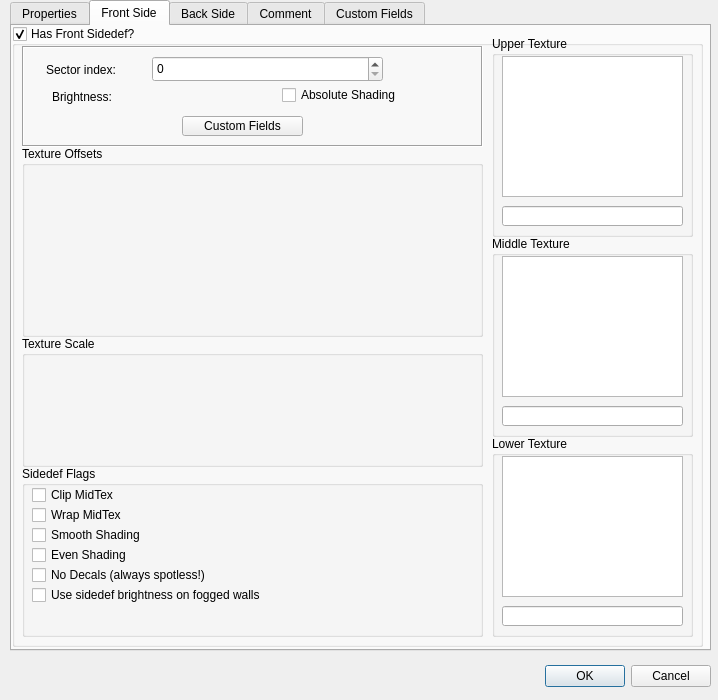
<?xml version="1.0" encoding="UTF-8"?>
<ui version="4.0">
 <class>g4_qtlinedefedit</class>
 <widget class="QDialog" name="g4_qtlinedefedit">
  <property name="geometry">
   <rect>
    <x>0</x>
    <y>0</y>
    <width>718</width>
    <height>700</height>
   </rect>
  </property>
  <property name="windowTitle">
   <string>Dialog</string>
  </property>
  <widget class="QDialogButtonBox" name="buttonBox">
   <property name="geometry">
    <rect>
     <x>370</x>
     <y>660</y>
     <width>341</width>
     <height>32</height>
    </rect>
   </property>
   <property name="orientation">
    <enum>Qt::Horizontal</enum>
   </property>
   <property name="standardButtons">
    <set>QDialogButtonBox::Cancel|QDialogButtonBox::Ok</set>
   </property>
  </widget>
  <widget class="QTabWidget" name="tabWidget">
   <property name="geometry">
    <rect>
     <x>10</x>
     <y>0</y>
     <width>701</width>
     <height>651</height>
    </rect>
   </property>
   <property name="currentIndex">
    <number>1</number>
   </property>
   <widget class="QWidget" name="linedef_props">
    <attribute name="title">
     <string>Properties</string>
    </attribute>
    <widget class="QGroupBox" name="groupBox">
     <property name="geometry">
      <rect>
       <x>0</x>
       <y>0</y>
       <width>691</width>
       <height>191</height>
      </rect>
     </property>
     <property name="title">
      <string>Linedef Flags</string>
     </property>
     <widget class="QCheckBox" name="checkBox">
      <property name="geometry">
       <rect>
        <x>10</x>
        <y>20</y>
        <width>211</width>
        <height>18</height>
       </rect>
      </property>
      <property name="text">
       <string>Double Sided</string>
      </property>
     </widget>
     <widget class="QCheckBox" name="checkBox_2">
      <property name="geometry">
       <rect>
        <x>10</x>
        <y>40</y>
        <width>211</width>
        <height>18</height>
       </rect>
      </property>
      <property name="text">
       <string>Upper Unpegged</string>
      </property>
     </widget>
     <widget class="QCheckBox" name="checkBox_3">
      <property name="geometry">
       <rect>
        <x>10</x>
        <y>60</y>
        <width>211</width>
        <height>18</height>
       </rect>
      </property>
      <property name="text">
       <string>Lower Unpegged</string>
      </property>
     </widget>
     <widget class="QCheckBox" name="checkBox_4">
      <property name="geometry">
       <rect>
        <x>10</x>
        <y>100</y>
        <width>211</width>
        <height>18</height>
       </rect>
      </property>
      <property name="text">
       <string>Block EVERYTHING</string>
      </property>
     </widget>
     <widget class="QCheckBox" name="checkBox_5">
      <property name="geometry">
       <rect>
        <x>10</x>
        <y>120</y>
        <width>211</width>
        <height>18</height>
       </rect>
      </property>
      <property name="text">
       <string>Block players</string>
      </property>
     </widget>
     <widget class="QCheckBox" name="checkBox_6">
      <property name="geometry">
       <rect>
        <x>10</x>
        <y>140</y>
        <width>211</width>
        <height>18</height>
       </rect>
      </property>
      <property name="text">
       <string>Block monsters</string>
      </property>
     </widget>
     <widget class="QCheckBox" name="checkBox_7">
      <property name="geometry">
       <rect>
        <x>10</x>
        <y>160</y>
        <width>211</width>
        <height>18</height>
       </rect>
      </property>
      <property name="text">
       <string>Block floaters</string>
      </property>
     </widget>
     <widget class="QCheckBox" name="checkBox_8">
      <property name="geometry">
       <rect>
        <x>10</x>
        <y>80</y>
        <width>211</width>
        <height>18</height>
       </rect>
      </property>
      <property name="text">
       <string>Impassable (vanilla DOOM)</string>
      </property>
     </widget>
     <widget class="QCheckBox" name="checkBox_9">
      <property name="geometry">
       <rect>
        <x>230</x>
        <y>20</y>
        <width>211</width>
        <height>18</height>
       </rect>
      </property>
      <property name="text">
       <string>Block projectiles</string>
      </property>
     </widget>
     <widget class="QCheckBox" name="checkBox_10">
      <property name="geometry">
       <rect>
        <x>230</x>
        <y>40</y>
        <width>211</width>
        <height>18</height>
       </rect>
      </property>
      <property name="text">
       <string>Block hitscan rays</string>
      </property>
     </widget>
     <widget class="QCheckBox" name="checkBox_11">
      <property name="geometry">
       <rect>
        <x>230</x>
        <y>60</y>
        <width>211</width>
        <height>18</height>
       </rect>
      </property>
      <property name="text">
       <string>Block use actions</string>
      </property>
     </widget>
     <widget class="QCheckBox" name="checkBox_12">
      <property name="geometry">
       <rect>
        <x>230</x>
        <y>80</y>
        <width>211</width>
        <height>18</height>
       </rect>
      </property>
      <property name="text">
       <string>Obscure monster LoS</string>
      </property>
     </widget>
     <widget class="QCheckBox" name="checkBox_13">
      <property name="geometry">
       <rect>
        <x>230</x>
        <y>100</y>
        <width>211</width>
        <height>18</height>
       </rect>
      </property>
      <property name="text">
       <string>Jump-over railing</string>
      </property>
     </widget>
     <widget class="QCheckBox" name="checkBox_14">
      <property name="geometry">
       <rect>
        <x>230</x>
        <y>120</y>
        <width>211</width>
        <height>18</height>
       </rect>
      </property>
      <property name="text">
       <string>Clip MidTex</string>
      </property>
     </widget>
     <widget class="QCheckBox" name="checkBox_15">
      <property name="geometry">
       <rect>
        <x>230</x>
        <y>140</y>
        <width>211</width>
        <height>18</height>
       </rect>
      </property>
      <property name="text">
       <string>Wrap MidTex</string>
      </property>
     </widget>
     <widget class="QCheckBox" name="checkBox_16">
      <property name="geometry">
       <rect>
        <x>230</x>
        <y>160</y>
        <width>211</width>
        <height>18</height>
       </rect>
      </property>
      <property name="text">
       <string>Walkable MidTex</string>
      </property>
     </widget>
     <widget class="QCheckBox" name="checkBox_17">
      <property name="geometry">
       <rect>
        <x>450</x>
        <y>20</y>
        <width>211</width>
        <height>18</height>
       </rect>
      </property>
      <property name="text">
       <string>Initially shown on automap</string>
      </property>
     </widget>
     <widget class="QCheckBox" name="checkBox_18">
      <property name="geometry">
       <rect>
        <x>450</x>
        <y>40</y>
        <width>211</width>
        <height>18</height>
       </rect>
      </property>
      <property name="text">
       <string>Show as single-sided on map</string>
      </property>
     </widget>
     <widget class="QCheckBox" name="checkBox_19">
      <property name="geometry">
       <rect>
        <x>450</x>
        <y>60</y>
        <width>211</width>
        <height>18</height>
       </rect>
      </property>
      <property name="text">
       <string>Invisible on automap</string>
      </property>
     </widget>
     <widget class="QCheckBox" name="checkBox_20">
      <property name="geometry">
       <rect>
        <x>450</x>
        <y>80</y>
        <width>211</width>
        <height>18</height>
       </rect>
      </property>
      <property name="text">
       <string>Quarter opacity</string>
      </property>
     </widget>
     <widget class="QCheckBox" name="checkBox_21">
      <property name="geometry">
       <rect>
        <x>450</x>
        <y>100</y>
        <width>211</width>
        <height>18</height>
       </rect>
      </property>
      <property name="text">
       <string>Translucent (deprecated)</string>
      </property>
     </widget>
     <widget class="QCheckBox" name="checkBox_22">
      <property name="geometry">
       <rect>
        <x>450</x>
        <y>120</y>
        <width>211</width>
        <height>18</height>
       </rect>
      </property>
      <property name="text">
       <string>Monster activates</string>
      </property>
     </widget>
     <widget class="QCheckBox" name="checkBox_23">
      <property name="geometry">
       <rect>
        <x>450</x>
        <y>140</y>
        <width>211</width>
        <height>18</height>
       </rect>
      </property>
      <property name="text">
       <string>Sound zone boundary</string>
      </property>
     </widget>
    </widget>
    <widget class="QGroupBox" name="groupBox_2">
     <property name="geometry">
      <rect>
       <x>0</x>
       <y>190</y>
       <width>691</width>
       <height>51</height>
      </rect>
     </property>
     <property name="title">
      <string>Settings</string>
     </property>
     <widget class="QComboBox" name="comboBox">
      <property name="geometry">
       <rect>
        <x>120</x>
        <y>20</y>
        <width>111</width>
        <height>22</height>
       </rect>
      </property>
     </widget>
     <widget class="QComboBox" name="comboBox_2">
      <property name="geometry">
       <rect>
        <x>570</x>
        <y>20</y>
        <width>111</width>
        <height>22</height>
       </rect>
      </property>
      <property name="editable">
       <bool>true</bool>
      </property>
     </widget>
     <widget class="QDoubleSpinBox" name="alpha_spinner">
      <property name="geometry">
       <rect>
        <x>270</x>
        <y>20</y>
        <width>111</width>
        <height>26</height>
       </rect>
      </property>
      <property name="wrapping">
       <bool>false</bool>
      </property>
      <property name="frame">
       <bool>true</bool>
      </property>
      <property name="buttonSymbols">
       <enum>QAbstractSpinBox::UpDownArrows</enum>
      </property>
      <property name="prefix">
       <string>Opacity: </string>
      </property>
      <property name="maximum">
       <double>1.000000000000000</double>
      </property>
      <property name="stepType">
       <enum>QAbstractSpinBox::DefaultStepType</enum>
      </property>
     </widget>
     <widget class="QLabel" name="label">
      <property name="geometry">
       <rect>
        <x>14</x>
        <y>20</y>
        <width>101</width>
        <height>20</height>
       </rect>
      </property>
      <property name="text">
       <string>Render style:</string>
      </property>
     </widget>
     <widget class="QLabel" name="label_3">
      <property name="geometry">
       <rect>
        <x>440</x>
        <y>20</y>
        <width>121</width>
        <height>20</height>
       </rect>
      </property>
      <property name="frameShape">
       <enum>QFrame::NoFrame</enum>
      </property>
      <property name="frameShadow">
       <enum>QFrame::Plain</enum>
      </property>
      <property name="text">
       <string>Lock ID</string>
      </property>
     </widget>
    </widget>
    <widget class="QGroupBox" name="groupBox_3">
     <property name="geometry">
      <rect>
       <x>0</x>
       <y>370</y>
       <width>691</width>
       <height>171</height>
      </rect>
     </property>
     <property name="title">
      <string>Activation</string>
     </property>
     <widget class="QCheckBox" name="checkBox_24">
      <property name="geometry">
       <rect>
        <x>10</x>
        <y>20</y>
        <width>351</width>
        <height>18</height>
       </rect>
      </property>
      <property name="text">
       <string>Repeatable</string>
      </property>
     </widget>
     <widget class="QCheckBox" name="checkBox_25">
      <property name="geometry">
       <rect>
        <x>10</x>
        <y>40</y>
        <width>351</width>
        <height>18</height>
       </rect>
      </property>
      <property name="text">
       <string>When player uses it</string>
      </property>
     </widget>
     <widget class="QCheckBox" name="checkBox_26">
      <property name="geometry">
       <rect>
        <x>10</x>
        <y>60</y>
        <width>351</width>
        <height>18</height>
       </rect>
      </property>
      <property name="text">
       <string>When player treads on it</string>
      </property>
     </widget>
     <widget class="QCheckBox" name="checkBox_27">
      <property name="geometry">
       <rect>
        <x>10</x>
        <y>80</y>
        <width>351</width>
        <height>18</height>
       </rect>
      </property>
      <property name="text">
       <string>When player bumps on it</string>
      </property>
     </widget>
     <widget class="QCheckBox" name="checkBox_28">
      <property name="geometry">
       <rect>
        <x>10</x>
        <y>100</y>
        <width>351</width>
        <height>18</height>
       </rect>
      </property>
      <property name="text">
       <string>When monster uses it</string>
      </property>
     </widget>
     <widget class="QCheckBox" name="checkBox_29">
      <property name="geometry">
       <rect>
        <x>10</x>
        <y>120</y>
        <width>351</width>
        <height>18</height>
       </rect>
      </property>
      <property name="text">
       <string>When monster treads on it</string>
      </property>
     </widget>
     <widget class="QCheckBox" name="checkBox_30">
      <property name="geometry">
       <rect>
        <x>10</x>
        <y>140</y>
        <width>351</width>
        <height>18</height>
       </rect>
      </property>
      <property name="text">
       <string>When monster bumps on it</string>
      </property>
     </widget>
     <widget class="QCheckBox" name="checkBox_31">
      <property name="geometry">
       <rect>
        <x>370</x>
        <y>20</y>
        <width>311</width>
        <height>18</height>
       </rect>
      </property>
      <property name="text">
       <string>Any crossing non-missile activates</string>
      </property>
     </widget>
     <widget class="QCheckBox" name="checkBox_32">
      <property name="geometry">
       <rect>
        <x>370</x>
        <y>40</y>
        <width>311</width>
        <height>18</height>
       </rect>
      </property>
      <property name="text">
       <string>When missile crosses this line</string>
      </property>
     </widget>
     <widget class="QCheckBox" name="checkBox_33">
      <property name="geometry">
       <rect>
        <x>370</x>
        <y>60</y>
        <width>311</width>
        <height>18</height>
       </rect>
      </property>
      <property name="text">
       <string>On projectile impact</string>
      </property>
     </widget>
     <widget class="QCheckBox" name="checkBox_34">
      <property name="geometry">
       <rect>
        <x>370</x>
        <y>80</y>
        <width>311</width>
        <height>18</height>
       </rect>
      </property>
      <property name="text">
       <string>Switch height check</string>
      </property>
     </widget>
     <widget class="QCheckBox" name="checkBox_35">
      <property name="geometry">
       <rect>
        <x>370</x>
        <y>100</y>
        <width>311</width>
        <height>18</height>
       </rect>
      </property>
      <property name="text">
       <string>Pass use on</string>
      </property>
     </widget>
     <widget class="QCheckBox" name="checkBox_36">
      <property name="geometry">
       <rect>
        <x>370</x>
        <y>120</y>
        <width>311</width>
        <height>18</height>
       </rect>
      </property>
      <property name="text">
       <string>Front sidedef only</string>
      </property>
     </widget>
     <widget class="QCheckBox" name="checkBox_37">
      <property name="geometry">
       <rect>
        <x>370</x>
        <y>140</y>
        <width>311</width>
        <height>18</height>
       </rect>
      </property>
      <property name="text">
       <string>Usable from back sidedef</string>
      </property>
     </widget>
    </widget>
    <widget class="QGroupBox" name="groupBox_4">
     <property name="geometry">
      <rect>
       <x>0</x>
       <y>240</y>
       <width>691</width>
       <height>131</height>
      </rect>
     </property>
     <property name="title">
      <string>Action</string>
     </property>
     <widget class="QLabel" name="label_2">
      <property name="geometry">
       <rect>
        <x>10</x>
        <y>10</y>
        <width>55</width>
        <height>21</height>
       </rect>
      </property>
      <property name="text">
       <string>Special:</string>
      </property>
     </widget>
     <widget class="QLineEdit" name="lineEdit">
      <property name="geometry">
       <rect>
        <x>70</x>
        <y>10</y>
        <width>61</width>
        <height>20</height>
       </rect>
      </property>
     </widget>
     <widget class="QComboBox" name="comboBox_3">
      <property name="geometry">
       <rect>
        <x>140</x>
        <y>10</y>
        <width>421</width>
        <height>22</height>
       </rect>
      </property>
     </widget>
     <widget class="QToolButton" name="toolButton">
      <property name="geometry">
       <rect>
        <x>570</x>
        <y>10</y>
        <width>51</width>
        <height>19</height>
       </rect>
      </property>
      <property name="text">
       <string>Presets</string>
      </property>
     </widget>
     <widget class="QToolButton" name="toolButton_2">
      <property name="geometry">
       <rect>
        <x>630</x>
        <y>10</y>
        <width>51</width>
        <height>19</height>
       </rect>
      </property>
      <property name="text">
       <string>Help</string>
      </property>
     </widget>
    </widget>
    <widget class="QGroupBox" name="groupBox_5">
     <property name="geometry">
      <rect>
       <x>0</x>
       <y>540</y>
       <width>691</width>
       <height>81</height>
      </rect>
     </property>
     <property name="title">
      <string>Identification</string>
     </property>
     <widget class="QComboBox" name="tag_combobox">
      <property name="geometry">
       <rect>
        <x>80</x>
        <y>20</y>
        <width>461</width>
        <height>22</height>
       </rect>
      </property>
      <property name="editable">
       <bool>true</bool>
      </property>
     </widget>
     <widget class="QToolButton" name="new_tag_button">
      <property name="geometry">
       <rect>
        <x>550</x>
        <y>20</y>
        <width>31</width>
        <height>19</height>
       </rect>
      </property>
      <property name="text">
       <string>New</string>
      </property>
     </widget>
     <widget class="QToolButton" name="last_unused_tag_button">
      <property name="geometry">
       <rect>
        <x>590</x>
        <y>20</y>
        <width>41</width>
        <height>19</height>
       </rect>
      </property>
      <property name="text">
       <string>Unused</string>
      </property>
     </widget>
     <widget class="QToolButton" name="reset_tag_button">
      <property name="geometry">
       <rect>
        <x>640</x>
        <y>20</y>
        <width>41</width>
        <height>19</height>
       </rect>
      </property>
      <property name="text">
       <string>Reset</string>
      </property>
     </widget>
     <widget class="QToolButton" name="new_tag_button_2">
      <property name="geometry">
       <rect>
        <x>550</x>
        <y>40</y>
        <width>31</width>
        <height>19</height>
       </rect>
      </property>
      <property name="text">
       <string>Add</string>
      </property>
     </widget>
     <widget class="QToolButton" name="new_tag_button_3">
      <property name="geometry">
       <rect>
        <x>590</x>
        <y>40</y>
        <width>51</width>
        <height>19</height>
       </rect>
      </property>
      <property name="text">
       <string>Remove</string>
      </property>
     </widget>
     <widget class="QLabel" name="tag_holder_label">
      <property name="geometry">
       <rect>
        <x>10</x>
        <y>20</y>
        <width>61</width>
        <height>21</height>
       </rect>
      </property>
      <property name="text">
       <string>Tag Holder</string>
      </property>
     </widget>
    </widget>
   </widget>
   <widget class="QWidget" name="front_sidedef_props">
    <attribute name="title">
     <string>Front Side</string>
    </attribute>
    <widget class="QGroupBox" name="groupBox_6">
     <property name="geometry">
      <rect>
       <x>0</x>
       <y>0</y>
       <width>691</width>
       <height>621</height>
      </rect>
     </property>
     <property name="title">
      <string>Has Front Sidedef?</string>
     </property>
     <property name="checkable">
      <bool>true</bool>
     </property>
     <widget class="QGroupBox" name="groupBox_7">
      <property name="geometry">
       <rect>
        <x>480</x>
        <y>10</y>
        <width>201</width>
        <height>201</height>
       </rect>
      </property>
      <property name="title">
       <string>Upper Texture</string>
      </property>
      <widget class="QLineEdit" name="front_uppertex_nameholder">
       <property name="geometry">
        <rect>
         <x>10</x>
         <y>170</y>
         <width>181</width>
         <height>20</height>
        </rect>
       </property>
       <property name="contextMenuPolicy">
        <enum>Qt::DefaultContextMenu</enum>
       </property>
      </widget>
      <widget class="QGraphicsView" name="front_uppertex_view">
       <property name="geometry">
        <rect>
         <x>10</x>
         <y>20</y>
         <width>181</width>
         <height>141</height>
        </rect>
       </property>
       <property name="toolTip">
        <string>Click me to open the texture browser.</string>
       </property>
      </widget>
     </widget>
     <widget class="QGroupBox" name="groupBox_8">
      <property name="geometry">
       <rect>
        <x>480</x>
        <y>210</y>
        <width>201</width>
        <height>201</height>
       </rect>
      </property>
      <property name="title">
       <string>Middle Texture</string>
      </property>
      <widget class="QLineEdit" name="front_middletex_nameholder">
       <property name="geometry">
        <rect>
         <x>10</x>
         <y>170</y>
         <width>181</width>
         <height>20</height>
        </rect>
       </property>
       <property name="contextMenuPolicy">
        <enum>Qt::DefaultContextMenu</enum>
       </property>
      </widget>
      <widget class="QGraphicsView" name="front_midtex_view">
       <property name="geometry">
        <rect>
         <x>10</x>
         <y>20</y>
         <width>181</width>
         <height>141</height>
        </rect>
       </property>
       <property name="toolTip">
        <string>Click me to open the texture browser.</string>
       </property>
      </widget>
     </widget>
     <widget class="QGroupBox" name="groupBox_9">
      <property name="geometry">
       <rect>
        <x>480</x>
        <y>410</y>
        <width>201</width>
        <height>201</height>
       </rect>
      </property>
      <property name="title">
       <string>Lower Texture</string>
      </property>
      <widget class="QLineEdit" name="front_lowertex_nameholder">
       <property name="geometry">
        <rect>
         <x>10</x>
         <y>170</y>
         <width>181</width>
         <height>20</height>
        </rect>
       </property>
       <property name="contextMenuPolicy">
        <enum>Qt::DefaultContextMenu</enum>
       </property>
      </widget>
      <widget class="QGraphicsView" name="front_lowertex_view">
       <property name="geometry">
        <rect>
         <x>10</x>
         <y>20</y>
         <width>181</width>
         <height>141</height>
        </rect>
       </property>
       <property name="toolTip">
        <string>Click me to open the texture browser.</string>
       </property>
      </widget>
     </widget>
     <widget class="QFrame" name="frame">
      <property name="geometry">
       <rect>
        <x>10</x>
        <y>20</y>
        <width>461</width>
        <height>101</height>
       </rect>
      </property>
      <property name="frameShape">
       <enum>QFrame::Box</enum>
      </property>
      <property name="frameShadow">
       <enum>QFrame::Sunken</enum>
      </property>
      <widget class="QSpinBox" name="frontside_secidx_spinner">
       <property name="geometry">
        <rect>
         <x>130</x>
         <y>10</y>
         <width>231</width>
         <height>26</height>
        </rect>
       </property>
       <property name="maximum">
        <number>65535</number>
       </property>
      </widget>
      <widget class="QLabel" name="label_4">
       <property name="geometry">
        <rect>
         <x>24</x>
         <y>13</y>
         <width>91</width>
         <height>21</height>
        </rect>
       </property>
       <property name="text">
        <string>Sector index:</string>
       </property>
      </widget>
      <widget class="QToolButton" name="front_custom_udmf_fields">
       <property name="enabled">
        <bool>true</bool>
       </property>
       <property name="geometry">
        <rect>
         <x>160</x>
         <y>70</y>
         <width>121</width>
         <height>20</height>
        </rect>
       </property>
       <property name="text">
        <string>Custom Fields</string>
       </property>
      </widget>
      <widget class="QCheckBox" name="checkBox_38">
       <property name="geometry">
        <rect>
         <x>260</x>
         <y>40</y>
         <width>131</width>
         <height>18</height>
        </rect>
       </property>
       <property name="text">
        <string>Absolute Shading</string>
       </property>
      </widget>
      <widget class="QLabel" name="label_5">
       <property name="geometry">
        <rect>
         <x>30</x>
         <y>40</y>
         <width>91</width>
         <height>21</height>
        </rect>
       </property>
       <property name="text">
        <string>Brightness:</string>
       </property>
      </widget>
     </widget>
     <widget class="QGroupBox" name="groupBox_10">
      <property name="geometry">
       <rect>
        <x>10</x>
        <y>120</y>
        <width>461</width>
        <height>191</height>
       </rect>
      </property>
      <property name="title">
       <string>Texture Offsets</string>
      </property>
     </widget>
     <widget class="QGroupBox" name="groupBox_11">
      <property name="geometry">
       <rect>
        <x>10</x>
        <y>310</y>
        <width>461</width>
        <height>131</height>
       </rect>
      </property>
      <property name="title">
       <string>Texture Scale</string>
      </property>
     </widget>
     <widget class="QGroupBox" name="groupBox_12">
      <property name="geometry">
       <rect>
        <x>10</x>
        <y>440</y>
        <width>461</width>
        <height>171</height>
       </rect>
      </property>
      <property name="title">
       <string>Sidedef Flags</string>
      </property>
      <widget class="QCheckBox" name="frontside_flags_clipmidtex">
       <property name="geometry">
        <rect>
         <x>10</x>
         <y>20</y>
         <width>441</width>
         <height>18</height>
        </rect>
       </property>
       <property name="text">
        <string>Clip MidTex</string>
       </property>
      </widget>
      <widget class="QCheckBox" name="frontside_flags_wrapmidtex">
       <property name="geometry">
        <rect>
         <x>10</x>
         <y>40</y>
         <width>441</width>
         <height>18</height>
        </rect>
       </property>
       <property name="text">
        <string>Wrap MidTex</string>
       </property>
      </widget>
      <widget class="QCheckBox" name="frontside_flags_smooth">
       <property name="geometry">
        <rect>
         <x>10</x>
         <y>60</y>
         <width>441</width>
         <height>18</height>
        </rect>
       </property>
       <property name="text">
        <string>Smooth Shading</string>
       </property>
      </widget>
      <widget class="QCheckBox" name="frontside_flags_evenlux">
       <property name="geometry">
        <rect>
         <x>10</x>
         <y>80</y>
         <width>441</width>
         <height>18</height>
        </rect>
       </property>
       <property name="text">
        <string>Even Shading</string>
       </property>
      </widget>
      <widget class="QCheckBox" name="frontside_flags_spotless">
       <property name="geometry">
        <rect>
         <x>10</x>
         <y>100</y>
         <width>441</width>
         <height>18</height>
        </rect>
       </property>
       <property name="text">
        <string>No Decals (always spotless!)</string>
       </property>
      </widget>
      <widget class="QCheckBox" name="frontside_flags_lightfog">
       <property name="geometry">
        <rect>
         <x>10</x>
         <y>120</y>
         <width>441</width>
         <height>18</height>
        </rect>
       </property>
       <property name="text">
        <string>Use sidedef brightness on fogged walls</string>
       </property>
      </widget>
     </widget>
    </widget>
   </widget>
   <widget class="QWidget" name="back_sidedef_props">
    <attribute name="title">
     <string>Back Side</string>
    </attribute>
   </widget>
   <widget class="QWidget" name="comment_editor_tab">
    <attribute name="title">
     <string>Comment</string>
    </attribute>
   </widget>
   <widget class="QWidget" name="custom_fields_tab">
    <attribute name="title">
     <string>Custom Fields</string>
    </attribute>
   </widget>
  </widget>
 </widget>
 <resources/>
 <connections>
  <connection>
   <sender>buttonBox</sender>
   <signal>accepted()</signal>
   <receiver>g4_qtlinedefedit</receiver>
   <slot>accept()</slot>
   <hints>
    <hint type="sourcelabel">
     <x>248</x>
     <y>254</y>
    </hint>
    <hint type="destinationlabel">
     <x>157</x>
     <y>274</y>
    </hint>
   </hints>
  </connection>
  <connection>
   <sender>buttonBox</sender>
   <signal>rejected()</signal>
   <receiver>g4_qtlinedefedit</receiver>
   <slot>reject()</slot>
   <hints>
    <hint type="sourcelabel">
     <x>316</x>
     <y>260</y>
    </hint>
    <hint type="destinationlabel">
     <x>286</x>
     <y>274</y>
    </hint>
   </hints>
  </connection>
 </connections>
</ui>
